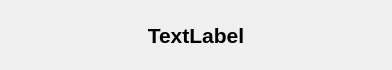
<?xml version="1.0" encoding="UTF-8"?>
<ui version="4.0">
 <class>AboutDialog</class>
 <widget class="QDialog" name="AboutDialog">
  <property name="geometry">
   <rect>
    <x>0</x>
    <y>0</y>
    <width>392</width>
    <height>70</height>
   </rect>
  </property>
  <property name="windowTitle">
   <string>Dialog</string>
  </property>
  <layout class="QGridLayout" name="gridLayout">
   <item row="0" column="0">
    <widget class="QLabel" name="label">
     <property name="font">
      <font>
       <family>Arial</family>
       <pointsize>16</pointsize>
       <weight>75</weight>
       <bold>true</bold>
      </font>
     </property>
     <property name="layoutDirection">
      <enum>Qt::LeftToRight</enum>
     </property>
     <property name="text">
      <string>TextLabel</string>
     </property>
     <property name="alignment">
      <set>Qt::AlignCenter</set>
     </property>
    </widget>
   </item>
  </layout>
 </widget>
 <resources/>
 <connections/>
</ui>
